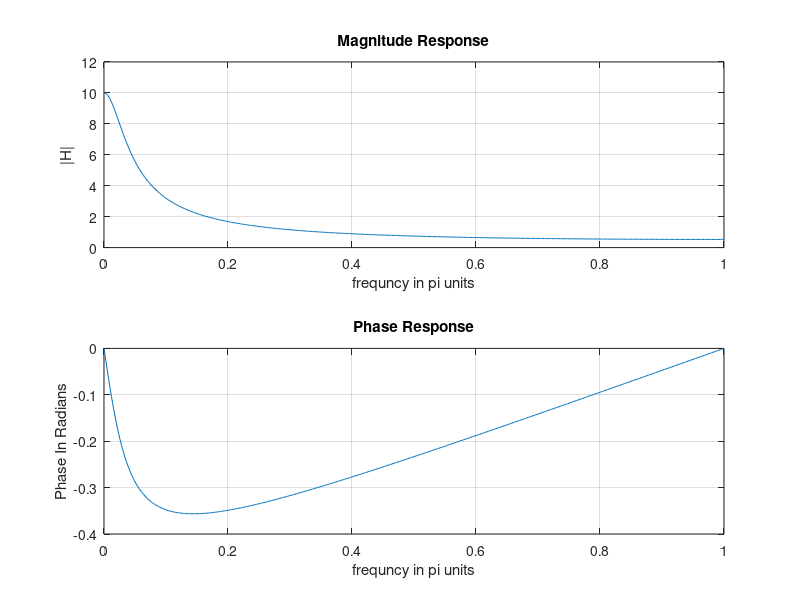

Here is the MATLAB script that generated this plot:
%a.	Menentukan respon frekuensi H (e^j?)
w = [0:1:500]*pi/500;
H = exp(1i*w) ./ (exp(1i*w) - 0.9*ones(1,501));
magH = abs(H) ; angH = angle(H);
subplot (2,1,1);
plot (w/pi,magH), grid;
xlabel ('frequncy in pi units'), ylabel('|H|');
title('Magnitude Response');
subplot (2,1,2);
plot (w/pi,angH/pi), grid;
xlabel ('frequncy in pi units'), ylabel('Phase In Radians');
title ('Phase Response');
